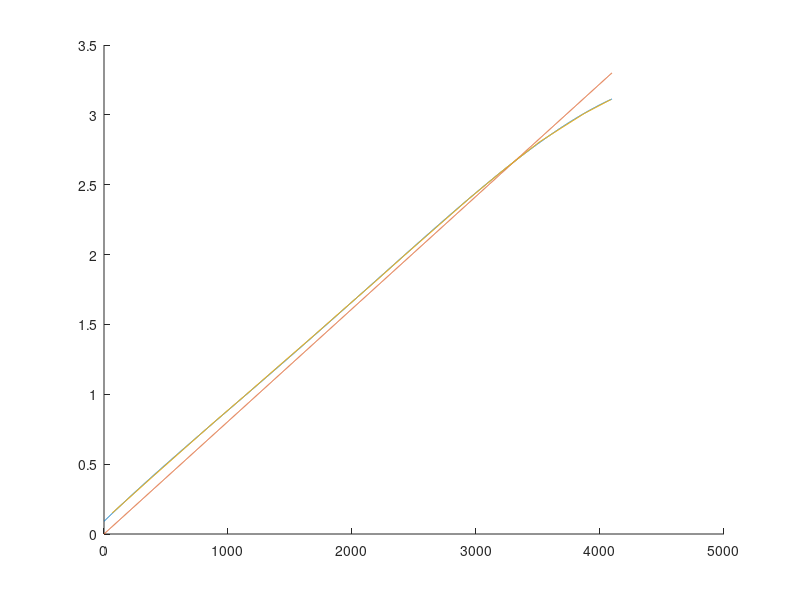

The MATLAB script that drew this image:
clc;
clear;
load('adc_characterisation.mat');

x = 0:1:power(2,12);
ideal = (0:1:power(2,12)) *(3.3/power(2,12));

p = polyfit(ADC_raw, V_in, 4);
poly = polyval(p, x);

hold on

plot(x, poly)
plot(x, ideal)
plot(ADC_raw, V_in)

hold off